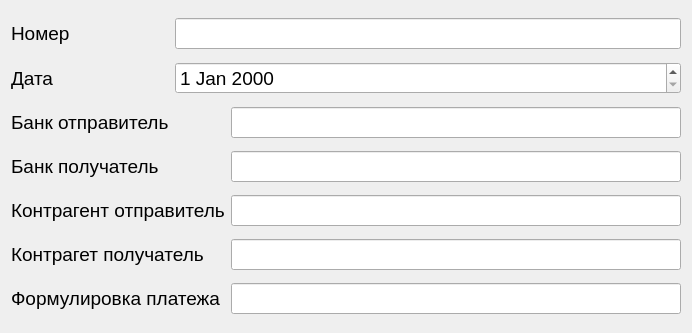
<?xml version="1.0" encoding="UTF-8"?>
<ui version="4.0">
 <class>CashFlow</class>
 <widget class="QWidget" name="CashFlow">
  <property name="geometry">
   <rect>
    <x>0</x>
    <y>0</y>
    <width>692</width>
    <height>333</height>
   </rect>
  </property>
  <property name="font">
   <font>
    <pointsize>14</pointsize>
   </font>
  </property>
  <property name="windowTitle">
   <string>Form</string>
  </property>
  <layout class="QGridLayout" name="gridLayout">
   <item row="0" column="0">
    <widget class="QLabel" name="label_number">
     <property name="text">
      <string>Номер</string>
     </property>
    </widget>
   </item>
   <item row="0" column="1" colspan="2">
    <widget class="QLineEdit" name="lineEdit_number"/>
   </item>
   <item row="1" column="0">
    <widget class="QLabel" name="label_date">
     <property name="text">
      <string>Дата</string>
     </property>
    </widget>
   </item>
   <item row="1" column="1" colspan="2">
    <widget class="QDateEdit" name="dateEdit"/>
   </item>
   <item row="2" column="0">
    <widget class="QLabel" name="label_bankSender">
     <property name="text">
      <string>Банк отправитель</string>
     </property>
    </widget>
   </item>
   <item row="2" column="2">
    <widget class="QLineEdit" name="lineEdit_bankSender"/>
   </item>
   <item row="3" column="0">
    <widget class="QLabel" name="label_bankReceiver">
     <property name="text">
      <string>Банк получатель</string>
     </property>
    </widget>
   </item>
   <item row="3" column="2">
    <widget class="QLineEdit" name="lineEdit_bankReceiver"/>
   </item>
   <item row="4" column="0" colspan="2">
    <widget class="QLabel" name="label_counterpartySender">
     <property name="text">
      <string>Контрагент отправитель</string>
     </property>
    </widget>
   </item>
   <item row="4" column="2">
    <widget class="QLineEdit" name="lineEdit_counterpartySender"/>
   </item>
   <item row="5" column="0" colspan="2">
    <widget class="QLabel" name="label_counterpartyReceiver">
     <property name="text">
      <string>Контрагет получатель</string>
     </property>
    </widget>
   </item>
   <item row="5" column="2">
    <widget class="QLineEdit" name="lineEdit_counterpartyReceiver"/>
   </item>
   <item row="6" column="0" colspan="2">
    <widget class="QLabel" name="label_payment">
     <property name="text">
      <string>Формулировка платежа</string>
     </property>
    </widget>
   </item>
   <item row="6" column="2">
    <widget class="QLineEdit" name="lineEdit_payment"/>
   </item>
  </layout>
 </widget>
 <resources/>
 <connections/>
</ui>
